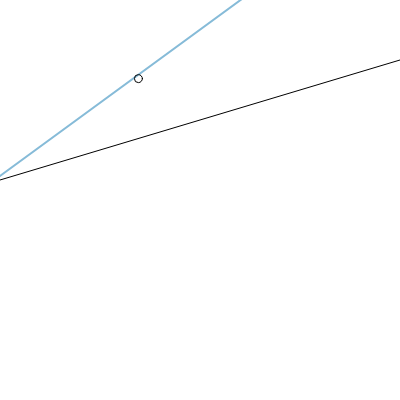
Frame 1 (no input)
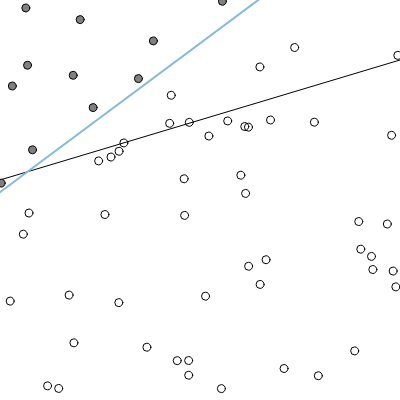
Frame 60 (no input)
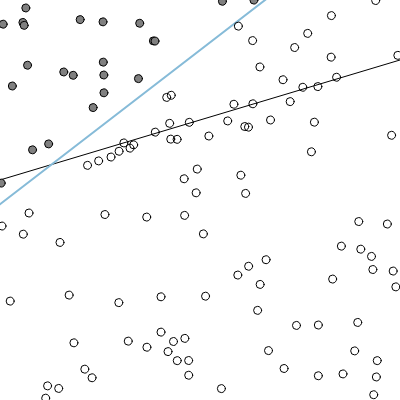
Frame 120 (the mouse pressed at the canvas centre since frame 60)

The p5.js sketch that drew these frames (run headless with seeded random() and noise() and a simulated clock; from frame 60 on, the mouse is pressed at the canvas centre):

// p5.js sketch
// ── sketch.js
let training = new Array(2000);

let ptron;

let count = 0;

let xmin = -1;
let ymin = -1;
let xmax = 1;
let ymax = 1;

function f(x) {
  let y = 0.3 * x + 0.4;
  return y;
}

function setup() {
  createCanvas(400, 400);

  ptron = new Perceptron(3, 0.001);
  for (let i = 0; i < training.length; i++) {
    let x = random(xmin, xmax);
    let y = random(ymin, ymax);
    let answer = 1;
    if (y < f(x)) answer = -1;
    training[i] = {
      input: [x, y, 1],
      output: answer
    };
  }
}

function draw() {
  background(255);

  strokeWeight(1);
  stroke(0);
  let x1 = map(xmin, xmin, xmax, 0, width);
  let y1 = map(f(xmin), ymin, ymax, height, 0);
  let x2 = map(xmax, xmin, xmax, 0, width);
  let y2 = map(f(xmax), ymin, ymax, height, 0);
  line(x1, y1, x2, y2);

  stroke(color(134, 187, 216));
  // stroke(255);
  strokeWeight(2);
  let weights = ptron.getWeights();
  x1 = xmin;
  y1 = (-weights[2] - weights[0] * x1) / weights[1];
  x2 = xmax;
  y2 = (-weights[2] - weights[0] * x2) / weights[1];

  x1 = map(x1, xmin, xmax, 0, width);
  y1 = map(y1, ymin, ymax, height, 0);
  x2 = map(x2, xmin, xmax, 0, width);
  y2 = map(y2, ymin, ymax, height, 0);
  line(x1, y1, x2, y2);

  ptron.train(training[count].input, training[count].output);
  count = (count + 1) % training.length;

  for (let i = 0; i < count; i++) {
    stroke(0);
    strokeWeight(1);
    fill(128);
    let guess = ptron.feedforward(training[i].input);
    if (guess > 0) noFill();

    let x = map(training[i].input[0], xmin, xmax, 0, width);
    let y = map(training[i].input[1], ymin, ymax, height, 0);
    ellipse(x, y, 8, 8);
  }
}

// ── perceptron.js
class Perceptron {
  constructor(n, c) {
    this.weights = new Array(n);
    for (let i = 0; i < this.weights.length; i++) {
      this.weights[i] = random(-1, 1);
    }
    this.c = c;
  }

  feedforward(inputs) {
    var sum = 0;
    for (let i = 0; i < this.weights.length; i++) {
      sum += this.weights[i] * inputs[i];
    }
    return this.activate(sum);
  }

  train(inputs, desired) {
    var guess = this.feedforward(inputs);
    var error = desired - guess;
    for (let i = 0; i < this.weights.length; i++) {
      this.weights[i] += this.c * error * inputs[i];
    }
  }

  activate(sum) {
    if (sum > 0) return 1;
    else return -1;
  }

  getWeights() {
    return this.weights;
  }
}
